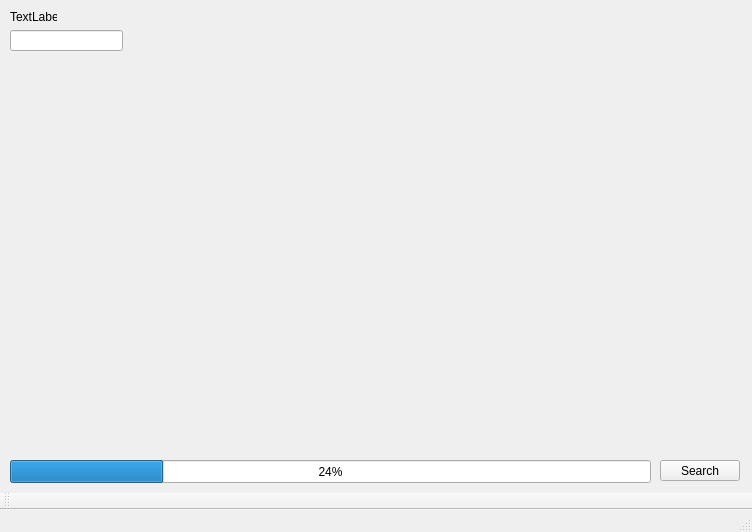
<?xml version="1.0" encoding="UTF-8"?>
<ui version="4.0">
 <class>MainWindow</class>
 <widget class="QMainWindow" name="MainWindow">
  <property name="geometry">
   <rect>
    <x>0</x>
    <y>0</y>
    <width>752</width>
    <height>532</height>
   </rect>
  </property>
  <property name="windowTitle">
   <string>MainWindow</string>
  </property>
  <widget class="QWidget" name="centralWidget">
   <widget class="QPushButton" name="pushButton">
    <property name="geometry">
     <rect>
      <x>660</x>
      <y>460</y>
      <width>80</width>
      <height>21</height>
     </rect>
    </property>
    <property name="text">
     <string>Search</string>
    </property>
   </widget>
   <widget class="QLineEdit" name="lineEdit">
    <property name="geometry">
     <rect>
      <x>10</x>
      <y>30</y>
      <width>113</width>
      <height>21</height>
     </rect>
    </property>
   </widget>
   <widget class="QProgressBar" name="progressBar">
    <property name="geometry">
     <rect>
      <x>10</x>
      <y>460</y>
      <width>641</width>
      <height>23</height>
     </rect>
    </property>
    <property name="value">
     <number>24</number>
    </property>
   </widget>
   <widget class="QLabel" name="label">
    <property name="geometry">
     <rect>
      <x>10</x>
      <y>10</y>
      <width>47</width>
      <height>13</height>
     </rect>
    </property>
    <property name="text">
     <string>TextLabel</string>
    </property>
   </widget>
  </widget>
  <widget class="QToolBar" name="mainToolBar">
   <attribute name="toolBarArea">
    <enum>BottomToolBarArea</enum>
   </attribute>
   <attribute name="toolBarBreak">
    <bool>false</bool>
   </attribute>
  </widget>
  <widget class="QStatusBar" name="statusBar"/>
 </widget>
 <layoutdefault spacing="6" margin="11"/>
 <resources/>
 <connections/>
</ui>
